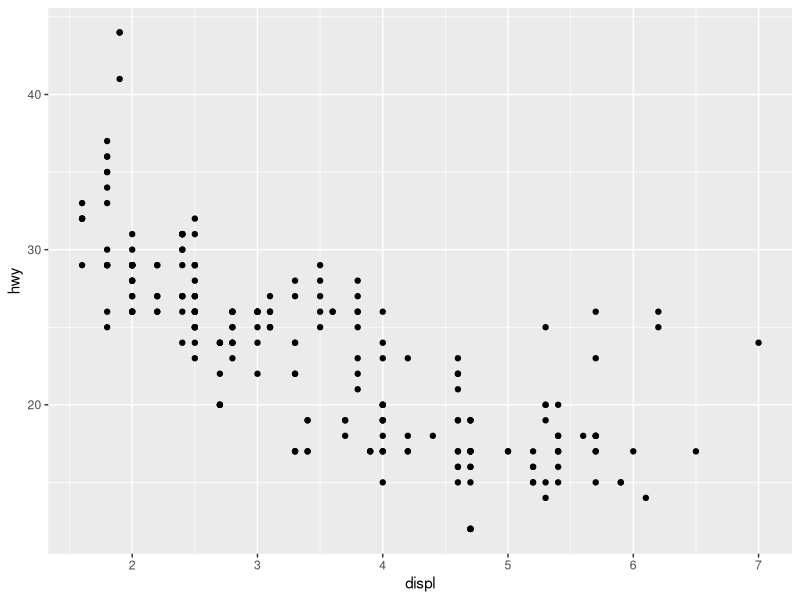
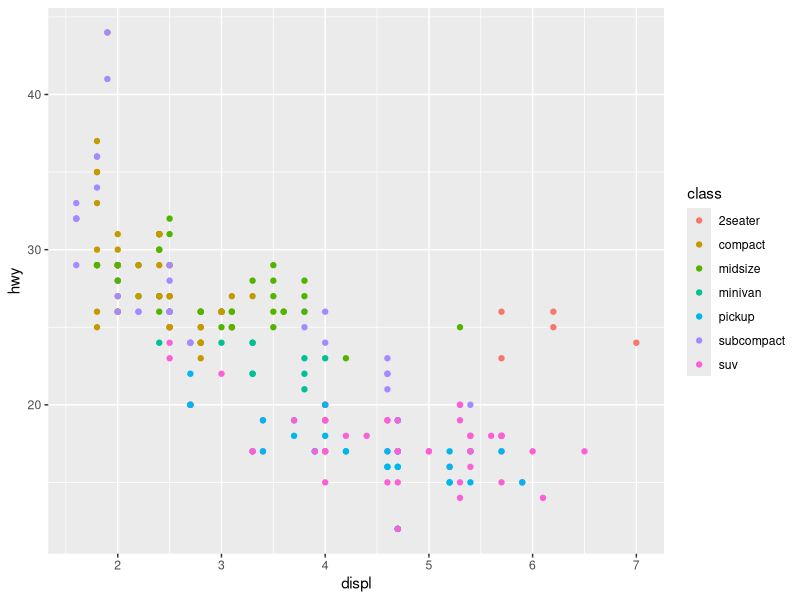
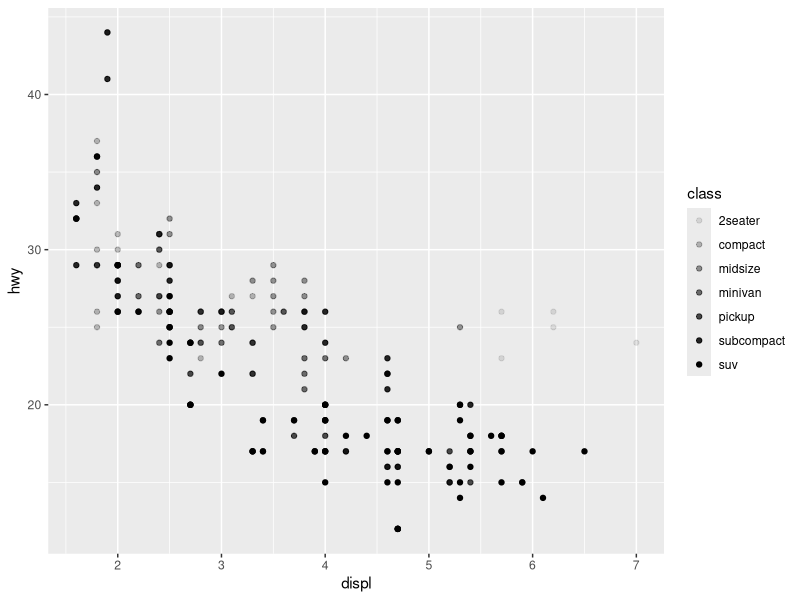
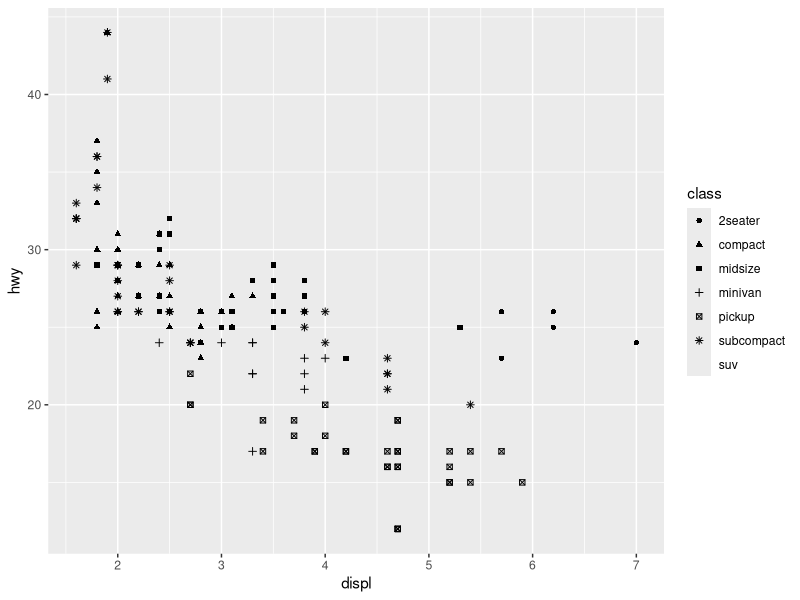
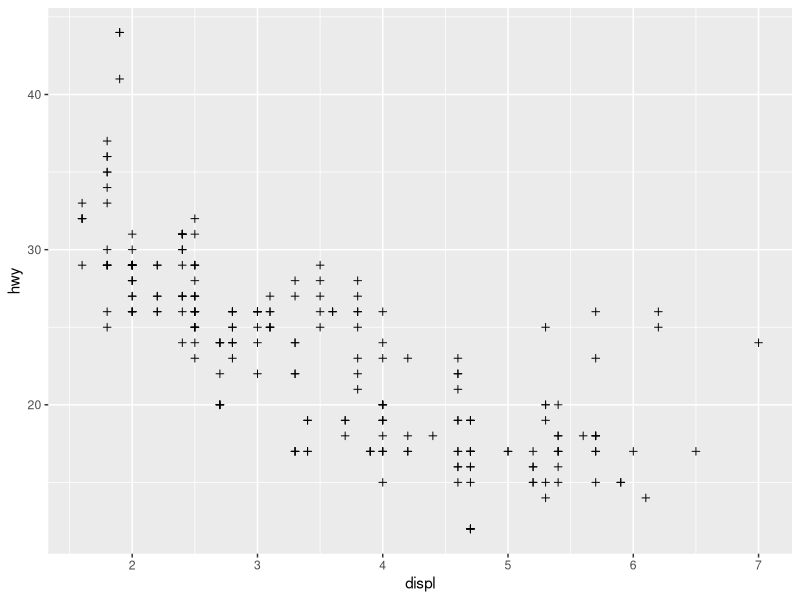

These figures' R source, in order:
rm(list = ls())

# imports
library(tidyverse)

# Plotar dados da base mpg
# Visualizar a eficiência do consumo (hwy) pelo tamanho do motor (displ) 
ggplot(data = mpg) + 
  geom_point(mapping = aes(x = displ, y = hwy))


# Visualizar a eficiência do consumo (hwy) pelo tamanho do motor (displ)
#   e pela classe (class), ou seja, se é compacto, etc.
ggplot(data = mpg) + 
  geom_point(mapping = aes(x = displ, y = hwy, colour = class))


# Visualizar a eficiência do consumo (hwy) pelo tamanho do motor (displ)
#   e pela classe (class), ou seja, se é compacto, etc.
# Aqui vamos usar transparência. 
ggplot(data = mpg) + 
  geom_point(mapping = aes(x = displ, y = hwy, alpha = class))


# Visualizar a eficiência do consumo (hwy) pelo tamanho do motor (displ)
#   e pela classe (class), ou seja, se é compacto, etc.
# Aqui vamos usar formatos 
ggplot(data = mpg) + 
  geom_point(mapping = aes(x = displ, y = hwy, shape = class))


# Visualizar a eficiência do consumo (hwy) pelo tamanho do motor (displ)
#   e pela classe (class), ou seja, se é compacto, etc.
# Aqui vamos usar formatos fora da aes
ggplot(data = mpg) + 
  geom_point(mapping = aes(x = displ, y = hwy), shape = 3)

